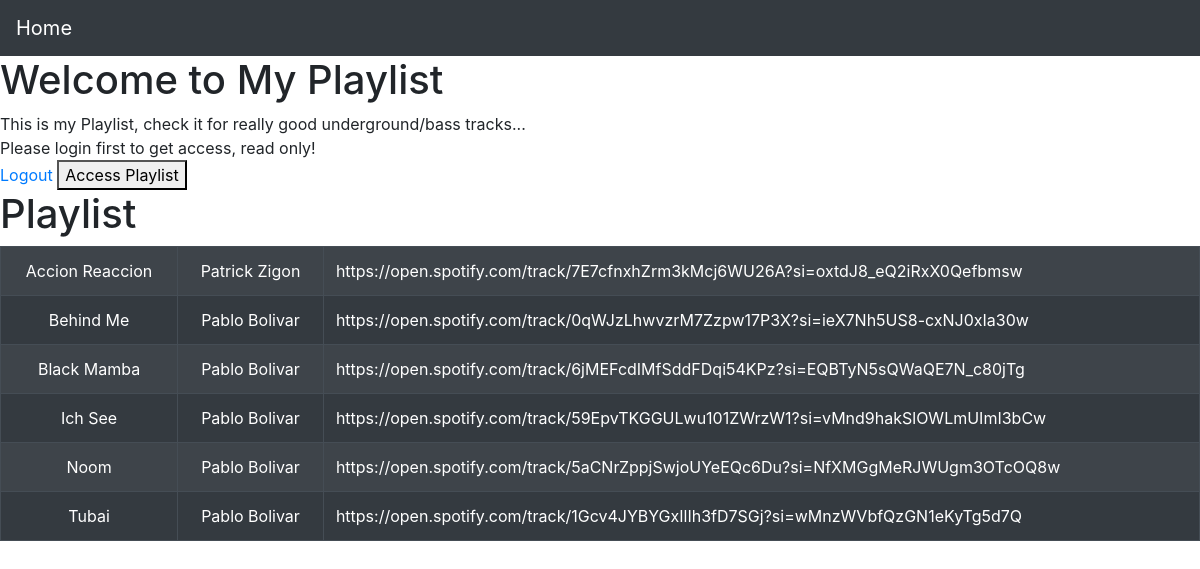
/gotoplaylist/tracks/ (signed in), run on the app's committed database.
### tracks/models.py (models this page shows, shortened)
class Track(models.Model):
    name = models.CharField(max_length=50)
    link = models.URLField(default=None)
    producer = models.ManyToManyField(
        Producer)
    class Meta:
        ordering = ['name']

class Producer(models.Model):
    name = models.CharField(max_length=50)
    link = models.URLField(default=None)
    class Meta:
        ordering = ['name']
    def __str__(self):
        return self.name

### tracks/views.py (the view)
# urls.py: path('tracks/', views.TrackView.as_view()),
class TrackView(generics.RetrieveAPIView):
    serializer_class = TrackSerializer, ProducerSerializer, LabelSerializer
    authentication_classes = [BasicAuthentication, SessionAuthentication, ]
    permission_classes = [permissions.IsAuthenticated]
    renderer_classes = [TemplateHTMLRenderer]
    template_name = 'tracks.html'
    def get(self, request, *args, **kwargs):
        items = Track.objects.all()
        labels = Label.objects.all()
        producers = Producer.objects.all()
        return Response({'items': items, 'labels': labels, 'producers': producers})

### tracks/templates/tracks.html (shortened to what this page needs)
{% extends 'index.html' %}
{% block content %}
<h1>Playlist</h1>
        <table class="table table-striped table-dark table-bordered">
    {% for p in items %}
            <tr>
                <td><center>{{ p.name }}</center></td>
                {% for d in p.producer.all %}
                <td><center>{{ d }}</center></td>
                {% endfor %}
                <td>{{ p.link }}</td>
            </tr>
                {% endfor %}
        </table>
{% endblock %}

### accounts/templates/index.html (shortened to what this page needs)
<!doctype html>
<html lang="en">
  <head>
    <link rel="stylesheet" href="https://stackpath.bootstrapcdn.com/bootstrap/4.4.1/css/bootstrap.min.css">
  </head>
  <body>
            <nav class="navbar navbar-expand-lg navbar-dark bg-dark">
  <a class="navbar-brand" href="/">Home</a>
</nav>
        <h1>Welcome to My Playlist</h1>
        <font size="-0.5">This is my Playlist, check it for really good underground/bass tracks...<br />
            Please login first to get access, read only!
        </font><br />
        {% if user.is_authenticated %}
            <a href="{% url 'logout' %}">Logout</a>
            {% else %}
            <a href="{% url 'login_url' %}">Login</a>
            <a href="{% url 'register_url' %}">Register</a>
        {% endif %}
        {% if user.is_authenticated %}
            <button onclick="window.location.href = 'http://127.0.0.1:8000/gotoplaylist/tracks/';">Access Playlist</button>
        {% endif %}
        {% block content %}
        {% endblock %}
  </body>
</html>

### data on the page
Track: name "Accion Reaccion", link "https://open.spotify.com/track/7E7cfnxhZrm3kMcj6WU26A?si=oxtdJ8_eQ2iRxX0Qefbmsw"
Producer: name "Patrick Zigon"
Track: name "Behind Me", link "https://open.spotify.com/track/0qWJzLhwvzrM7Zzpw17P3X?si=ieX7Nh5US8-cxNJ0xIa30w"
Producer: name "Pablo Bolivar"
Track: name "Black Mamba", link "https://open.spotify.com/track/6jMEFcdIMfSddFDqi54KPz?si=EQBTyN5sQWaQE7N_c80jTg"
Track: name "Ich See", link "https://open.spotify.com/track/59EpvTKGGULwu101ZWrzW1?si=vMnd9hakSlOWLmUImI3bCw"
Track: name "Noom", link "https://open.spotify.com/track/5aCNrZppjSwjoUYeEQc6Du?si=NfXMGgMeRJWUgm3OTcOQ8w"
Track: name "Tubai", link "https://open.spotify.com/track/1Gcv4JYBYGxIlIh3fD7SGj?si=wMnzWVbfQzGN1eKyTg5d7Q"
